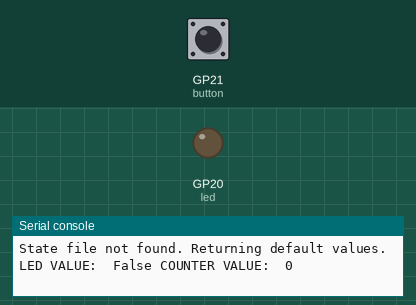
Simulated run of this program. Board: Raspberry Pi Pico running MicroPython. On the bench: output pins drawn as LEDs (lit = HIGH), the last lines printed to the serial console. The test bench sets the inputs (shaded band); at power-on: GP21 (button) LOW. Files the program writes start out absent.

Above: at 1.2 s.
1.3 s: GP21 (button) pulled HIGH for 0.15 s
At 2.4 s:
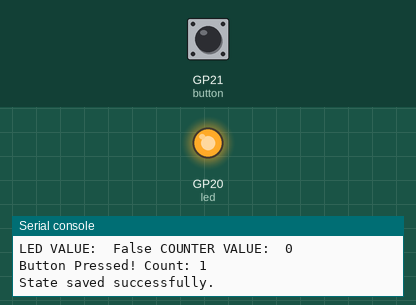
2.9 s: GP21 (button) pulled HIGH for 1 s
At 3.6 s:
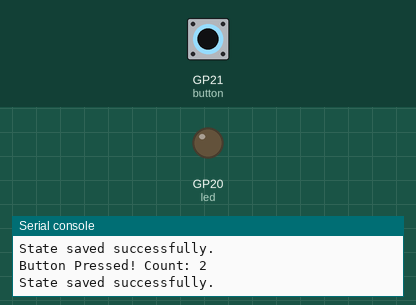
5.4 s: GP21 (button) pulled HIGH for 3.2 s
At 6.7 s:
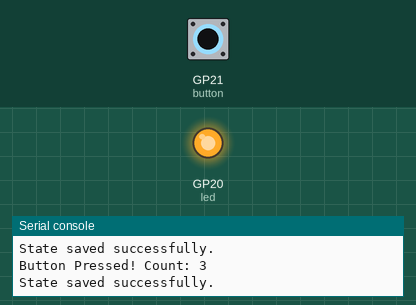
Timing chart, 0 to 8.4 s (numbered marks = the images above; inputs shaded):
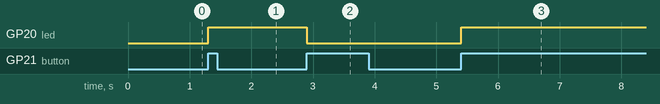

Measured:
- after the input at 1.3 s, GP20 (led): LOW → HIGH at once
- after the input at 2.9 s, GP20 (led): HIGH → LOW at once
- after the input at 5.4 s, GP20 (led): LOW → HIGH at once

The program:

8_4_2_save_variables_json.py
```python
# Rui Santos & Sara Santos - Random Nerd Tutorials
# Complete project details at https://RandomNerdTutorials.com/raspberry-pi-pico-w-micropython-ebook/

from machine import Pin
import os
import json

# File path where we want to save the variables
FILE_PATH = 'data.json'

# Intialize the LED and the button
led = Pin(20, Pin.OUT)
button = Pin(21, Pin.IN, Pin.PULL_DOWN)
counter = 0  # Initialize the button press count

# Function to save data to a JSON file
def save_data(led_value, button_counter):
    state = {
        'led_value': led_value,
        'button_counter': button_counter
    }
    try:
        with open(FILE_PATH, 'w') as file:
            json.dump(state, file)
            print('State saved successfully.')
    except Exception as e:
        print('Error saving state: ', e)

# Function to load data from a JSON file
def load_data():
    try:
        # Check if the file exists before attempting to open
        if FILE_PATH in os.listdir():
            with open(FILE_PATH, 'r') as file:
                state = json.load(file)
                print('State loaded successfully.')
                return state
        else:
            print('State file not found. Returning default values.')
            return {'led_value': False, 'button_counter': 0}

    except Exception as e:
        print('Error loading state: ', e)
        return None

# Toggle LED and save state on each button press
def button_pressed(pin):
    global counter  # Declare variable as global
    counter += 1
    print('Button Pressed! Count:', counter)

    # Toggle the LED on each button press
    led.value(not led.value())

    # Save the current led state and counter value to a file
    save_data(led.value(), counter)

# Attach the interrupt to the button's rising edge
button.irq(trigger=Pin.IRQ_RISING, handler=button_pressed)

# Load the initial data when the script starts
data = load_data()
if data is not None:
    led_value = data['led_value']
    led.value(led_value)
    counter = data['button_counter']
    print('LED VALUE: ', led_value, 'COUNTER VALUE: ', counter)

# Keep the program running
try:
    while True:
        pass
except KeyboardInterrupt:
    print('Keyboard Interrupt')
```
